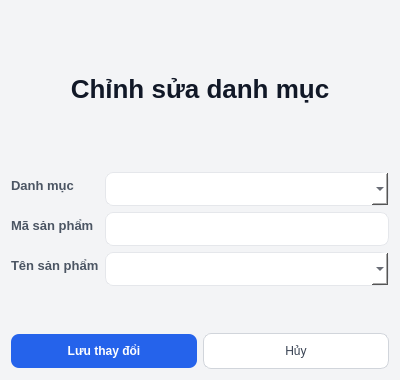
<?xml version="1.0" encoding="UTF-8"?>
<ui version="4.0">
 <class>Dialog</class>
 <widget class="QDialog" name="Dialog">
  <property name="geometry">
   <rect>
    <x>0</x>
    <y>0</y>
    <width>400</width>
    <height>380</height>
   </rect>
  </property>
  <property name="windowTitle">
   <string>Dialog</string>
  </property>
  <property name="styleSheet">
   <string notr="true">/* 1. Tổng thể Cửa sổ Dialog  */
QDialog {
    background-color: #f3f4f6; /* Nền xám nhạt đồng bộ toàn hệ thống */
    font-family: &quot;Inter&quot;, &quot;Segoe UI&quot;, sans-serif;
}

/* 2. Tiêu đề chính [cite: 108, 514] */
QLabel#lblTitleChinhSuaDanhMuc {
    font-size: 26px;
    font-weight: 800; /* Extra Bold */
    color: #111827;   /* Đen tuyền */
    padding: 10px 0px;
}

/* 3. Nhãn thuộc tính (Labels) [cite: 113, 519] */
QLabel#lblMaSP, QLabel#lblTenSP, QLabel#lblDanhMuc {
    font-size: 13px;
    font-weight: 600; /* Semi-bold */
    color: #4b5563;   /* Xám đậm chuyên nghiệp */
}

/* 4. Các ô nhập liệu (Inputs) [cite: 520-522] */
QLineEdit, QComboBox {
    background-color: #ffffff;
    border: 1px solid #e5e7eb;
    border-radius: 8px;
    padding: 8px 12px;
    color: #111827;
}

/* Hiệu ứng khi focus [cite: 521-522] */
QLineEdit:focus, QComboBox:focus {
    border: 2px solid #2563eb; /* Xanh dương thương hiệu */
}

/* Ô Read-Only [cite: 522-523] */
QLineEdit[readOnly=&quot;true&quot;] {
    background-color: #f3f4f6;
    color: #6b7280;
}

/* 5. Nút bấm (Buttons) [cite: 523-525, 562] */
/* Nút LƯU */
QPushButton#btnLuu {
    background-color: #2563eb;
    color: #ffffff;
    font-weight: 700;
    border-radius: 8px;
    padding: 10px 24px;
}

QPushButton#btnLuu:hover {
    background-color: #1d4ed8;
}

/* Nút HỦY */
QPushButton#btnHuy {
    background-color: #ffffff;
    color: #374151;
    border: 1px solid #d1d5db;
    border-radius: 8px;
    padding: 10px 24px;
}

QPushButton#btnHuy:hover {
    background-color: #f9fafb;
}</string>
  </property>
  <layout class="QVBoxLayout" name="verticalLayout">
   <item>
    <widget class="QLabel" name="lblTitleChinhSuaDanhMuc">
     <property name="text">
      <string>Chỉnh sửa danh mục</string>
     </property>
     <property name="alignment">
      <set>Qt::AlignCenter</set>
     </property>
    </widget>
   </item>
   <item>
    <layout class="QFormLayout" name="formLayout">
     <item row="0" column="0">
      <widget class="QLabel" name="lblDanhMuc">
       <property name="text">
        <string>Danh mục</string>
       </property>
      </widget>
     </item>
     <item row="0" column="1">
      <widget class="QComboBox" name="cbDanhMuc"/>
     </item>
     <item row="1" column="0">
      <widget class="QLabel" name="lblMaSP">
       <property name="text">
        <string>Mã sản phẩm</string>
       </property>
      </widget>
     </item>
     <item row="1" column="1">
      <widget class="QLineEdit" name="txtReadOnlyMaSP">
       <property name="readOnly">
        <bool>true</bool>
       </property>
      </widget>
     </item>
     <item row="2" column="0">
      <widget class="QLabel" name="lblTenSP">
       <property name="text">
        <string>Tên sản phẩm</string>
       </property>
      </widget>
     </item>
     <item row="2" column="1">
      <widget class="QComboBox" name="cbTenSP"/>
     </item>
    </layout>
   </item>
   <item>
    <layout class="QHBoxLayout" name="horizontalLayout">
     <item>
      <widget class="QPushButton" name="btnLuu">
       <property name="text">
        <string>Lưu thay đổi</string>
       </property>
      </widget>
     </item>
     <item>
      <widget class="QPushButton" name="btnHuy">
       <property name="text">
        <string>Hủy</string>
       </property>
      </widget>
     </item>
    </layout>
   </item>
  </layout>
 </widget>
 <resources/>
 <connections/>
</ui>
